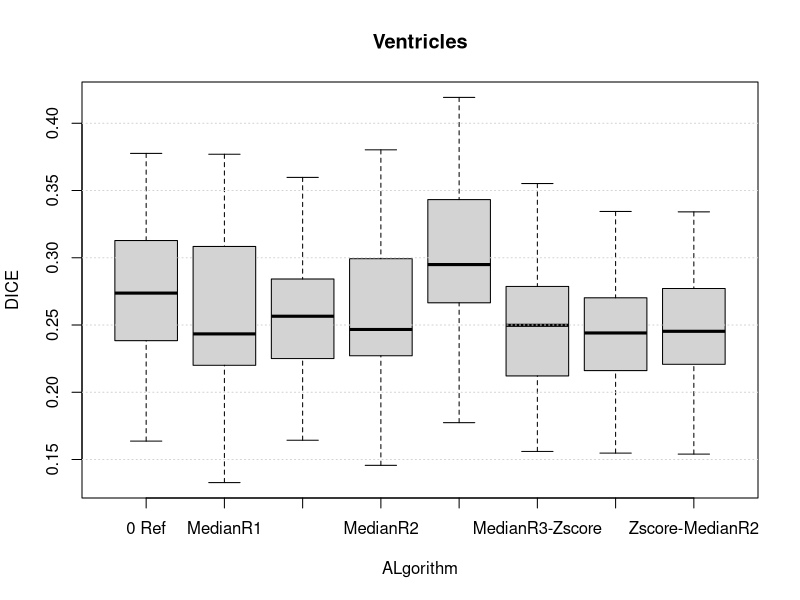
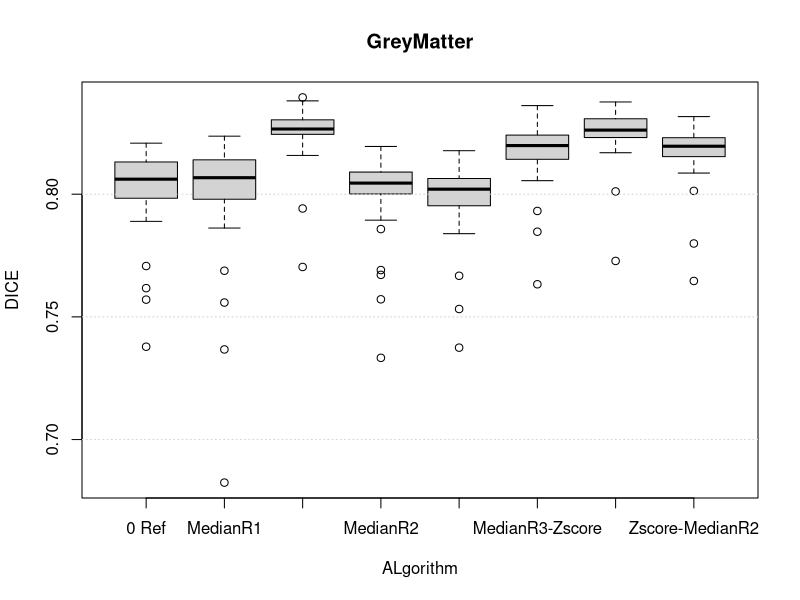
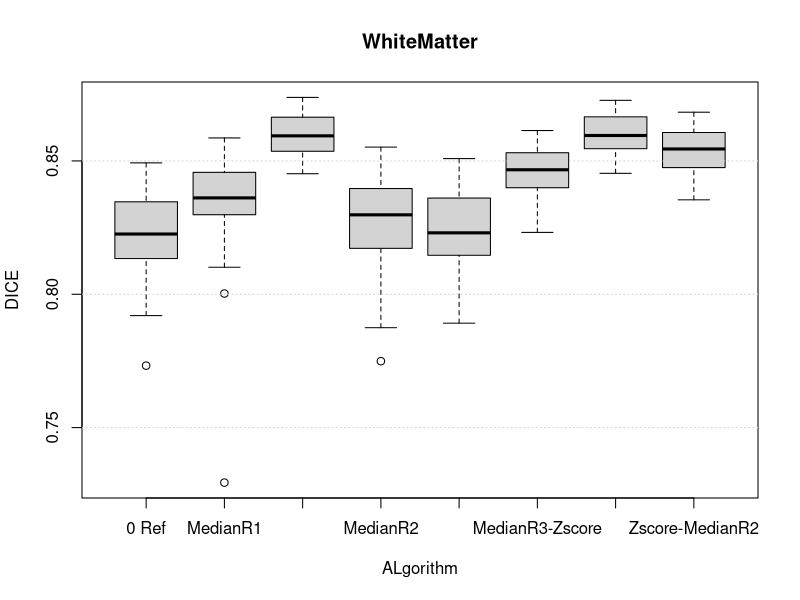

These figures' R source, in order:

# set working directory
setwd("/home/martin/CloudStation/Schule/Msc/3Semester/Medical_Image_Analysis_Lab/work/MIALab_Doc/result")

# import data
df1 <- read.csv("results-reference.csv", header = TRUE, sep = ";")
df2 <- read.csv("results-zcore.csv", header = TRUE, sep = ";")
df3 <- read.csv("results-medianR1.csv", header = TRUE, sep = ";")
df4 <- read.csv("results-medianR2.csv", header = TRUE, sep = ";")
df5 <- read.csv("results-medianR3.csv", header = TRUE, sep = ";")
df6 <- read.csv("results-medianR3_Zscore.csv", header = TRUE, sep = ";")
df7 <- read.csv("results-medianR1_Zscore.csv", header = TRUE, sep = ";")
df8 <- read.csv("results-Zscore_medianR2.csv", header = TRUE, sep = ";")

df1["ALgorithm"] <- "0 Ref"
df2["ALgorithm"] <- "ZScore"
df3["ALgorithm"] <- "MedianR1"
df4["ALgorithm"] <- "MedianR2"
df5["ALgorithm"] <- "MedianR3"
df6["ALgorithm"] <- "MedianR3-Zscore"
df7["ALgorithm"] <- "MedianR1-Zscore"
df8["ALgorithm"] <- "Zscore-MedianR2"

total <- rbind(df1,df2,df3,df4,df5,df6,df7,df8)

#colnames(df1)[colnames(df1)=="DICE"] <- "DICE_REF"
#colnames(df2)[colnames(df2)=="DICE"] <- "DICE_ZSCORE"
#colnames(df3)[colnames(df3)=="DICE"] <- "DICE_MEDIAN"

#mytempdata = merge(df1, df2, by=c("ID","LABEL"), all=TRUE)
#mytempdata = merge(df1, df2, all=TRUE)
#dat_merge <- merge(mytempdata,df3)


# Summary per Label
#by(dat_merge, dat_merge$LABEL, summary)


spt1 <- split(total, total$LABEL) 

png('boxplot_Ventricles.png', width = 1200, height =800 , units = 'px')
#postscript('boxplot_Ventricles.ps')
boxplot(DICE ~ ALgorithm,data=spt1[["Ventricles"]],main="Ventricles")
grid(nx=NA, ny=NULL) #grid over boxplot
dev.off()

png('boxplot_GreyMatter.png', width = 1200, height =800 , units = 'px')
#postscript('boxplot_GreyMatter.ps')
boxplot(DICE ~ ALgorithm,data=spt1[["GreyMatter"]],main="GreyMatter")
grid(nx=NA, ny=NULL) #grid over boxplot
dev.off()

png('boxplot_WhithMatter.png', width = 1200, height =800 , units = 'px')
#postscript('boxplot_WhithMatter.ps')
boxplot(DICE ~ ALgorithm,data=spt1[["WhiteMatter"]],main="WhiteMatter")
grid(nx=NA, ny=NULL) #grid over boxplot
dev.off()

